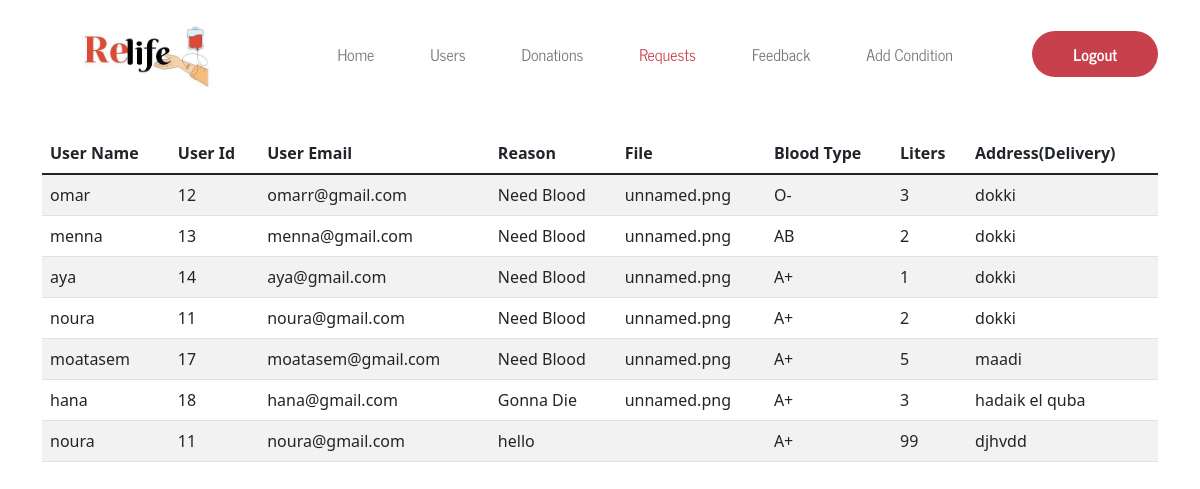
The app's page /admin/Requests.php with its own data.
### tables this page shows
CREATE TABLE `request` (
  `request_id` int(11) NOT NULL,
  `reason` varchar(255) NOT NULL,
  `liter` varchar(255) NOT NULL,
  `file` longtext DEFAULT NULL,
  `bloodtype` varchar(255) NOT NULL,
  `address` varchar(255) NOT NULL,
  `user_id` int(11) NOT NULL
);

CREATE TABLE `user` (
  `user_id` int(11) NOT NULL,
  `user_name` varchar(255) NOT NULL,
  `user_email` varchar(255) NOT NULL,
  `user_pass` varchar(255) NOT NULL,
  `user_birthdate` date NOT NULL,
  `user_address` varchar(255) NOT NULL,
  `bloodtype` varchar(255) NOT NULL,
  `user_gender` varchar(255) NOT NULL,
  `user_phone` varchar(255) NOT NULL
);

### admin/Requests.php (the view, shortened to what this page needs)
<?php
include "../shared/connection.php";
$select= "SELECT * FROM `request`  JOIN `user` ON  `request`.user_id = `user`.user_id";
$run_select= mysqli_query($connect, $select);
?>
<!DOCTYPE html>
<html>
<head>
    <link rel="stylesheet" href="./Assets/Button.css ">
    <link rel="stylesheet" href="./Assets/all.min.css">
    <link href="https://cdn.jsdelivr.net/npm/bootstrap@5.1.3/dist/css/bootstrap.min.css" rel="stylesheet"
>
</head>
<body>
     <div class="Header">
        <nav class="navbar navbar-expand-lg navbar-light py-3">
            <div class="container">
                <a class="navbar-brand" href="#">
                    <img src="./Assets/Images/photo1661089274 (1).jpeg" alt="" class="Logo">
                </a>
                <div class="collapse navbar-collapse" id="navbarSupportedContent">
                    <ul class="navbar-nav mx-auto mb-2 mb-lg-0">
                        <li class="nav-item">
                            <a class="nav-link" href="dashboard.php">Home</a>
                        </li>
                        <li class="nav-item">
                            <a class="nav-link" href="Users.php">Users</a>
                        </li>
                        <li class="nav-item">
                            <a class="nav-link" href="Donations.php">Donations</a>
                        </li>
                        <li class="nav-item">
                            <a class="nav-link active" href="Requests.php" style="color: #c6414c;">Requests</a>
                        </li>
                        <li class="nav-item">
                            <a class="nav-link" href="Feedback.php">Feedback</a>
                        </li>
                        <li class="nav-item">
                            <a class="nav-link" href="addcondition.php">Add Condition</a>
                        </li>
                    </ul>
                    <form  method="POST">
                        <button class="btn btn-lg login-link" type="submit" name="logout">Logout</button>
                    </form>
                </div>
            </div>
        </nav>
    </div>
    <div class="container mt-4">
        <div class="row w-100 gx-0">
            <div class="col-lg-12">
                <table class="table table-$red-300 table-striped" style="background-color: white ;">
                <thead>
            <tr>
                <th>User Name</th>
                <th>User Id</th>
                <th>User Email</th>
                <th>Reason</th>
                <th>File</th>
                <th>Blood Type</th>
                <th>Liters</th>
                <th>Address(Delivery)</th>
</tr>
</thead>
<tbody>
<?php foreach($run_select as $record){?>
        <tr>
    <td><?php echo $record['user_name'];?></td>
    <td><?php echo $record['user_id'];?></td>
    <td><?php echo $record['user_email'];?></td>
    <td><?php echo $record['reason'];?></td>
    <td><?php echo $record['file'];?></td>
    <td><?php echo $record['bloodtype'];?></td>
    <td><?php echo $record['liter'];?></td>
    <td><?php echo $record['address'];?></td>
</tr>
   <?php } ?>
</tbody>
</table>
                </div>
        </div>
    </div>
</body>
</html>

### admin/Assets/Button.css (style rules this page uses)
.Logo { width: 200px; }
.nav-item { padding: 0px 20px; }
.nav-link { font-family: "NewsCycle-Regular"; }
.login-link { background-color: #c6414c !important; color: white !important; border-radius: 50px !important; width: auto; padding: 10px 40px !important; font-size: 16px !important; display: flex; justify-content: center; align-items: center; text-decoration: none; font-family: "NewsCycle-Bold"; }

### records on screen
request: user.user_name "omar", user.user_id "12", user.user_email "omarr@gmail.com", reason "Need Blood", file "unnamed.png", user.bloodtype "O-", liter "3", address "dokki"
request: user.user_name "menna", user.user_id "13", user.user_email "menna@gmail.com", reason "Need Blood", file "unnamed.png", user.bloodtype "AB", liter "2", address "dokki"
request: user.user_name "aya", user.user_id "14", user.user_email "aya@gmail.com", reason "Need Blood", file "unnamed.png", user.bloodtype "A+", liter "1", address "dokki"
request: user.user_name "noura", user.user_id "11", user.user_email "noura@gmail.com", reason "Need Blood", file "unnamed.png", user.bloodtype "A+", liter "2", address "dokki"
request: user.user_name "moatasem", user.user_id "17", user.user_email "moatasem@gmail.com", reason "Need Blood", file "unnamed.png", user.bloodtype "A+", liter "5", address "maadi"
request: user.user_name "hana", user.user_id "18", user.user_email "hana@gmail.com", reason "Gonna Die", file "unnamed.png", user.bloodtype "A+", liter "3", address "hadaik el quba"
request: user.user_name "noura", user.user_id "11", user.user_email "noura@gmail.com", reason "hello", user.bloodtype "A+", liter "99", address "djhvdd"
